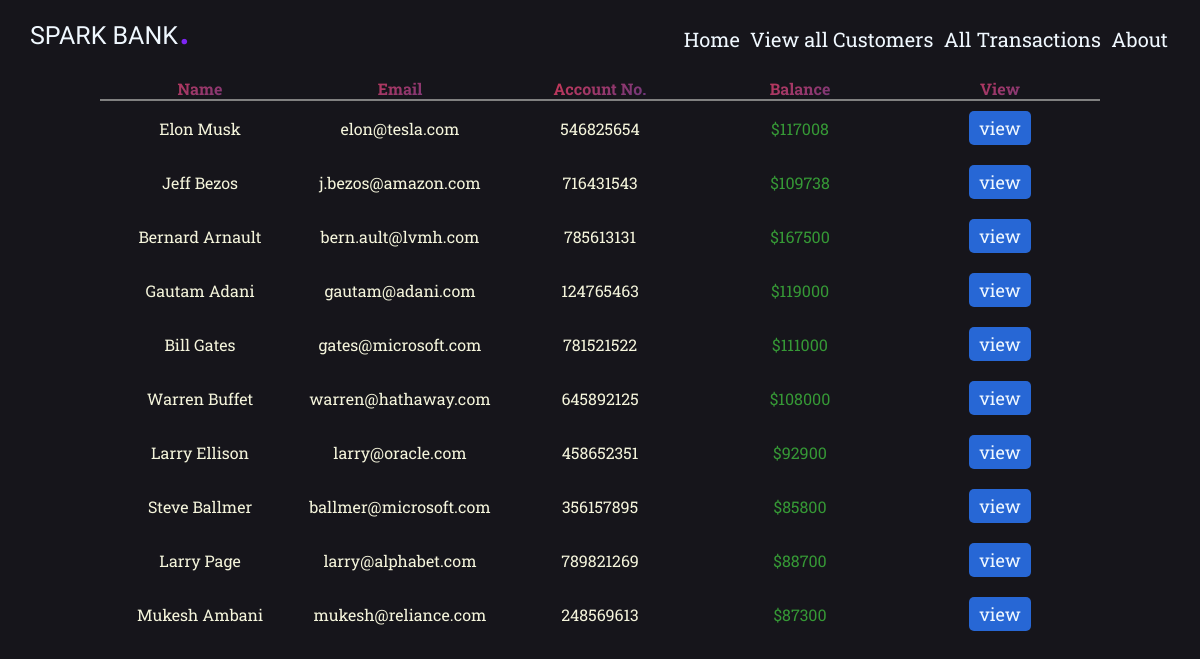
Page /customers on the committed database.
### tables this page shows
CREATE TABLE "users" (
	"Name"	TEXT NOT NULL,
	"Email"	TEXT NOT NULL,
	"Account_no"	INTEGER NOT NULL UNIQUE,
	"Balance"	INTEGER NOT NULL
, "img"	TEXT);

### app.py (the view)
@app.route('/customers')
def view():
	with sql.connect("user_data.db") as con:
		cur = con.cursor()
		cur.execute("SELECT * FROM users;")
		rows = cur.fetchall()
	return render_template('customers.html',data=rows)

### templates/customers.html (shortened to what this page needs)
{% extends 'spark.html' %}
{% block content %}
	<div style="display: flex; justify-content: center;">
		<table>
			<tr>
				<th>Name</th>
				<th>Email</th>
				<th>Account No.</th>
				<th>Balance</th>
				<th>View</th>
			</tr>
			{% for i in data %}
			<tr>
				<td>{{ i[0] }}</td>
				<td>{{ i[1] }}</td>
				<td>{{ i[2] }}</td>
				<td style="color:rgb(54, 153, 54);">${{ i[3] }}</td>
				<td style="display: flex; justify-content: center;">
					<div id="view">
					<a href="/view?customer={{ i[0] }}">view</a>
				</div>
				</td>
			</tr>
			{% endfor %}
		</table>
	</div>
{% endblock %}

### templates/spark.html (shortened to what this page needs)
<!DOCTYPE html>
<html lang="en">
<head>
	<link rel="stylesheet" href="{{ url_for('static', filename='css/style.css') }}">
</head>
<body>
	<div class="navbar">
		<div class="logo"><div style="position: relative ; bottom: 12px;">SPARK BANK</div><div style="position: relative ; bottom: 12px; font-size:50px;color: rgb(126, 37, 243);">.</div></div>
		<div class="navlinks">
			<ul>
				<li><a href="/">Home</a></li>
				<li><a href="/customers">View all Customers</a></li>
				<li><a href="/transactions">All Transactions</a></li>
				<li><a href="">About</a></li>
			</ul>
		</div>
	</div>
	<div class="content">
		{% block content %} {% endblock %}
	</div>
</body>
</html>

### static/css/style.css (style rules this page uses)
* { margin: 0; padding: 0; box-sizing: border-box; }
body { background-color: #16151b; color: aliceblue; }
.content { animation: a 1s; overflow: hidden; height: 90vh; }
.navbar { position: relative; display: flex; justify-content: space-between; align-items: center; font-size: 25px; padding: 10px; }
.logo { margin: 0 20px; font-family: 'Sofia Sans Condensed', sans-serif; }
.logo > * { display: inline-block; }
ul { margin: 0 20px }
li { font-family: 'Roboto Slab', serif; font-size: 20px; display: inline-block; list-style: none; margin: 0 2px; }
li a { text-decoration: none; color: aliceblue; background: linear-gradient(#222222, #222), linear-gradient(to right, #647DEE, #7239ab); background-size: 0% 0.15em, 0 0.15em; background-position: 100% 100%, 0 100%; background-repeat: no-repeat; transition: background-size 400ms; }
th { background-color: #222; width: 200px; background-clip: text; -webkit-background-clip: text; color: transparent; background-image: linear-gradient(145deg,#F53844, #42378F); }
td { text-align: center; color:beige; padding: 10px 0; }
table { border-collapse:collapse; font-family: 'Roboto Slab', serif; }
table th { border-bottom: 2px solid gray; }
#view a { text-decoration: none; color: aliceblue; }
#view { border: 0; border-radius: 5px; padding: 5px 10px; font-size: large; background-color: rgb(39, 103, 213); cursor:pointer; }

### rows in the picture
users: Name "Elon Musk", Email "elon@tesla.com", Account_no "546825654", Balance "117008"
users: Name "Jeff Bezos", Email "j.bezos@amazon.com", Account_no "716431543", Balance "109738"
users: Name "Bernard Arnault", Email "bern.ault@lvmh.com", Account_no "785613131", Balance "167500"
users: Name "Gautam Adani", Email "gautam@adani.com", Account_no "124765463", Balance "119000"
users: Name "Bill Gates", Email "gates@microsoft.com", Account_no "781521522", Balance "111000"
users: Name "Warren Buffet", Email "warren@hathaway.com", Account_no "645892125", Balance "108000"
users: Name "Larry Ellison", Email "larry@oracle.com", Account_no "458652351", Balance "92900"
users: Name "Steve Ballmer", Email "ballmer@microsoft.com", Account_no "356157895", Balance "85800"
users: Name "Larry Page", Email "larry@alphabet.com", Account_no "789821269", Balance "88700"
users: Name "Mukesh Ambani", Email "mukesh@reliance.com", Account_no "248569613", Balance "87300"
